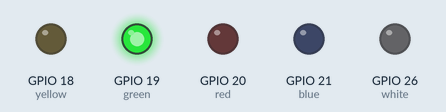
Bench run of a program on a simulated Raspberry Pi (BCM pin numbers). On the bench: output pins drawn as LEDs (lit = HIGH).

Above: at 0.15 s.
At 4.35 s:
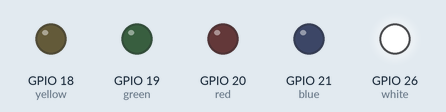
At 9.45 s:
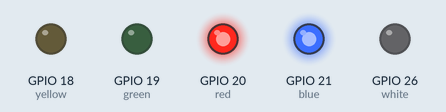
At 19.65 s:
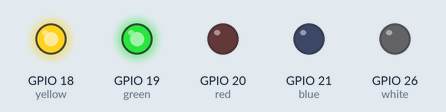
At 29.86 s:
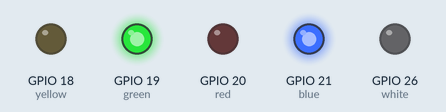
At 39.76 s:
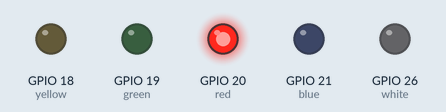
Timing chart, 0 to 40.1 s (numbered marks = the images above):
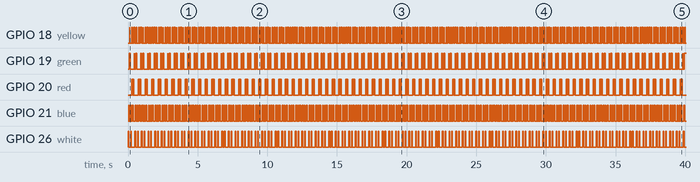

The program:

5ledblitz.py
```python
#!/usr/bin/env python3

from gpiozero import LED
from time import sleep

red = LED(20,active_high=True)
yellow = LED(18,active_high=True)
green = LED(19,active_high=True)
blue = LED(21,active_high=True)
white = LED(26,active_high=True)

while True:
	white.on()
	sleep(0.02)
	yellow.off()
	sleep(0.02)
	blue.on()
	sleep(0.02)
	white.off()
	sleep(0.02)
	green.on()
	sleep(0.02)
	blue.off()
	sleep(0.02)
	yellow.on()
	sleep(0.02)
	yellow.off()
	sleep(0.02)
	green.off()
	sleep(0.02)
	blue.on()
	sleep(0.02)
	white.on()
	sleep(0.02)
	blue.off()
	sleep(0.02)
	white.off()
	sleep(0.02)
	red.on()
	sleep(0.02)
	yellow.on()
	sleep(0.02)
	blue.on()
	sleep(0.02)
	yellow.off()
	sleep(0.02)
	red.off()
	sleep(0.02)
	red.on()
	sleep(0.02)
	blue.off()
	sleep(0.02)
	yellow.on()
	sleep(0.02)
	red.off()
	sleep(0.02)
	green.on()
	sleep(0.02)
	green.off()
	sleep(0.02)
```

Measured:
- by itself, GPIO 18 (yellow): repeats every 0.48 s: LOW 0.14 s, HIGH 0.04 s, LOW 0.08 s, HIGH 0.10 s, LOW 0.10 s, HIGH 0.02 s
- by itself, GPIO 19 (green): repeats every 0.48 s: LOW 0.28 s, HIGH 0.02 s, LOW 0.10 s, HIGH 0.08 s
- by itself, GPIO 20 (red): repeats every 0.48 s: LOW 0.02 s, HIGH 0.06 s, LOW 0.32 s, HIGH 0.08 s
- by itself, GPIO 21 (blue): alternates HIGH for 0.06 s and LOW for 0.08 s
- by itself, GPIO 26 (white): repeats every 0.48 s: LOW 0.14 s, HIGH 0.04 s, LOW 0.24 s, HIGH 0.06 s
